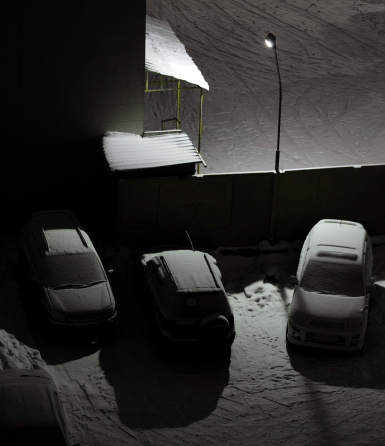
#> input picture Image Data Visualization/input/2015_02453.jpg, 385 x 446 px; its folder holds only this picture in this run
$ python main.py
#> lines starting #> are read from the running program, lines starting #| are printed output that depends on the picture
import cv2 as cv
import numpy as np
import matplotlib.pyplot as plt
from PIL import Image
import os

inputDirectory = "input/"
outputDirectory = "output/"

files = os.listdir(inputDirectory)
for fileName in files:

    filepath = inputDirectory + fileName

    image = cv.imread(filepath, cv.IMREAD_UNCHANGED)
#> image is the input picture: shape (446, 385, 3); mean B, G, R 42.9, 44.4, 44.8

    # Get DPI data for correct Image Scaling
    try:
        imagedpi = Image.open(filepath).info['dpi']
#> imagedpi = (72, 72)
    except KeyError:
        # Default DPI if image is jfif format
        imagedpi = [72, 72]

    # Converts the Image into the L*a*b* Color formatted image
    imlab = cv.cvtColor(image, cv.COLOR_BGR2LAB)
#> imlab: shape (446, 385, 3); mean of channels 0, 1, 2 45.7, 128, 128.8
    height, width, depth = image.shape
#> height = 446; width = 385; depth = 3

    print("Image Resolution: ", width, "x", height)
#| Image Resolution:  385 x 446
    print("Generating Data image: ", fileName)

    # ================================== SPLIT IMAGE TO RGB COLOR CHANNELS ==================================
    blueChanel = image[:, :, 1]
    greenChannel = image[:, :, 1]
    redChannel = image[:, :, 2]

    blueImg = np.zeros(image.shape)
    greenImg = np.zeros(image.shape)
    redImg = np.zeros(image.shape)

    blueImg[:, :, 0] = blueChanel
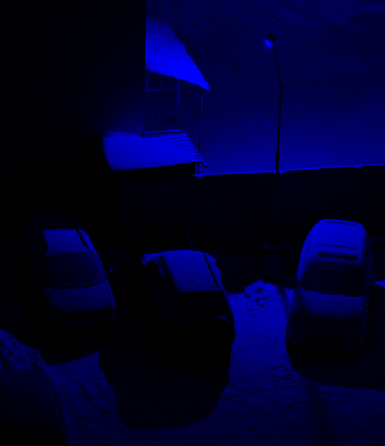
#> blueImg: shape (446, 385, 3) float64; mean of channels 0, 1, 2 44.4, 0, 0; drawn as B, G, R
    greenImg[:, :, 1] = greenChannel
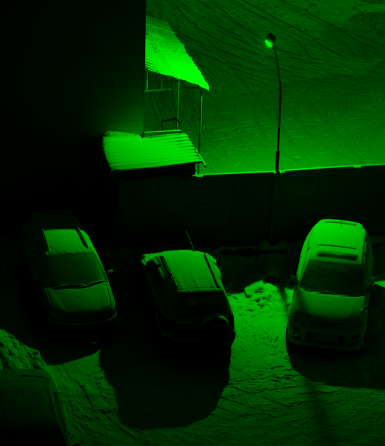
#> greenImg: shape (446, 385, 3) float64; mean of channels 0, 1, 2 0, 44.4, 0; drawn as B, G, R
    redImg[:, :, 2] = redChannel
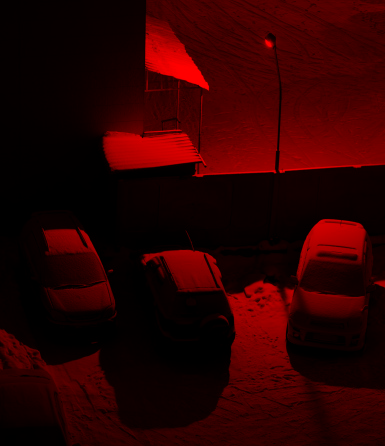
#> redImg: shape (446, 385, 3) float64; mean of channels 0, 1, 2 0, 0, 44.8; drawn as B, G, R

    cv.imwrite(outputDirectory+"rgb/"+"B_"+fileName, blueImg)
    cv.imwrite(outputDirectory+"rgb/"+"G_"+fileName, greenImg)
    cv.imwrite(outputDirectory+"rgb/"+"R_"+fileName, redImg)

    # ================================== Generate Contours ==================================
    y = range(image.shape[0])
    x = range(image.shape[1])

    # Rotate image to correspond to the same rotation as the contour map
    rotated = cv.rotate(image, cv.ROTATE_180)
    rotated = cv.flip(rotated, 1)
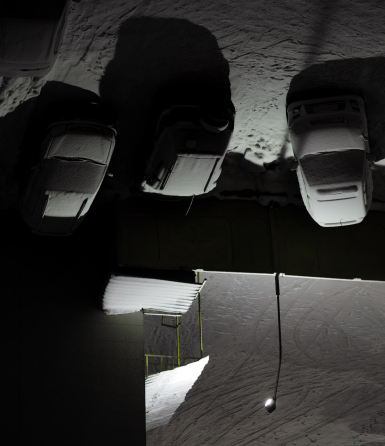
#> rotated: shape (446, 385, 3); mean B, G, R 42.9, 44.4, 44.8

    # Pre-set figure size to correspond to the image's size with DPI
    fig = plt.figure(figsize=(width/imagedpi[0], height/imagedpi[0]), dpi=imagedpi[0])

    # Remove the axis information to correspond the entire plot's size as the image size
    plt.axis('off')
    ax = plt.gca()
    ax.get_xaxis().set_visible(False)
    ax.get_yaxis().set_visible(False)

    # Tighten the layout and make the padding = 0 to correspond the image size
    plt.tight_layout(pad=0)

    # Plot the contours as a 3D graph in a 2D form
    X, Y = np.meshgrid(x, y)
    plot = plt.contour(X, Y, rotated[:, :, 0], 50)
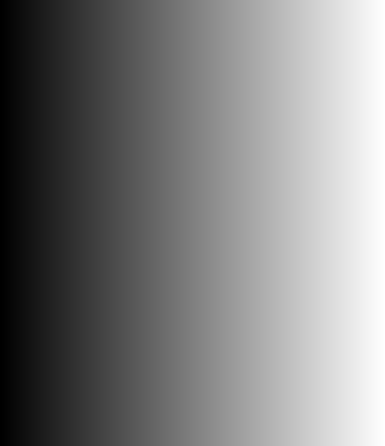
#> X: shape (446, 385) int64; min 0, max 384, mean 192; drawn with min black and max white

    plt.savefig(outputDirectory + "contours/" + "Contour_" + fileName)
    fig.clf()

    # ================================== CREATE 3D IMAGE PLOT FIGURE ==================================
    fig = plt.figure(3)

    ax = plt.axes(projection='3d')

    y = range(imlab.shape[0])
    x = range(imlab.shape[1])
    X, Y = np.meshgrid(x, y)

    ax.plot_surface(X[::-1], Y[::-1], imlab[::-1, ::-1, 0], cmap='jet')
    ax.view_init(azim=90, elev=90)
    plt.title("Top Down View of the 3D Image")
    plt.savefig(outputDirectory+"3D/"+"3D_" +fileName, bbox_inches="tight")

    fig.clf()
    # ================================== SOBEL DERIVATIVES OF IMAGE ==================================
    scale = 1
    delta = 0
    ddepth = cv.CV_16S
    src = cv.GaussianBlur(image, (3, 3), 0)

    gray = cv.cvtColor(image, cv.COLOR_BGR2GRAY)


    grad_x = cv.Sobel(gray, ddepth, 1, 0, ksize=3, scale=scale, delta=delta, borderType=cv.BORDER_DEFAULT)
    grad_y = cv.Sobel(gray, ddepth, 0, 1, ksize=3, scale=scale, delta=delta, borderType=cv.BORDER_DEFAULT)
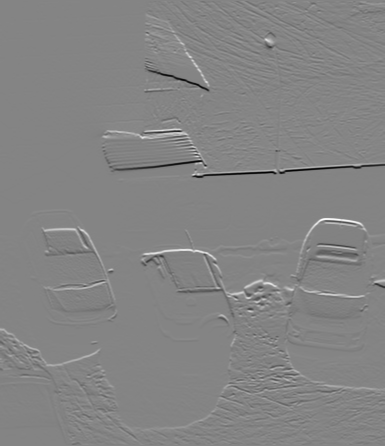
#> grad_y: shape (446, 385) int16; min -869, max 804, mean -0.3; drawn with min black and max white

    abs_grad_x = cv.convertScaleAbs(grad_x)
    abs_grad_y = cv.convertScaleAbs(grad_y)

    grad = cv.addWeighted(abs_grad_x, 0.5, abs_grad_y, 0.5, 0)

    cv.imwrite(outputDirectory+"sobel/"+"Sobel_" + fileName, grad)

    # ================================== HISTOGRAMS OF IMAGE  ==================================
    plt.figure()
    b, g, r = cv.split(image)
    colorList = ('b', 'g', 'r')

    channels = image.shape[2]
#> channels = 3
    if channels > 1:
        for i, col in enumerate(colorList):
            histr = cv.calcHist([image], [i], None, [256], [0, 256])
            plt.plot(histr, color=col)
            plt.xlim([0, 256])
            plt.title("Image " + fileName + " Histogram")
            plt.xlabel("Intensity Value Range")
            plt.ylabel("Intensity Value Count")

        plt.savefig(outputDirectory+"histograms/" + 'Histogram_' + fileName)
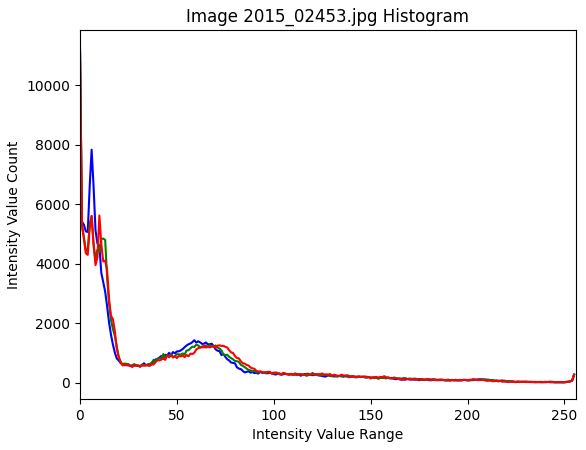
#> figure drawn by matplotlib, 1 panel; curve peaks at x = 0, y = 11310; curve peaks at x = 0, y = 11132; curve peaks at x = 0, y = 11131
    print("Generating Data image: ", fileName, " - done\n")
    fig.clf()
